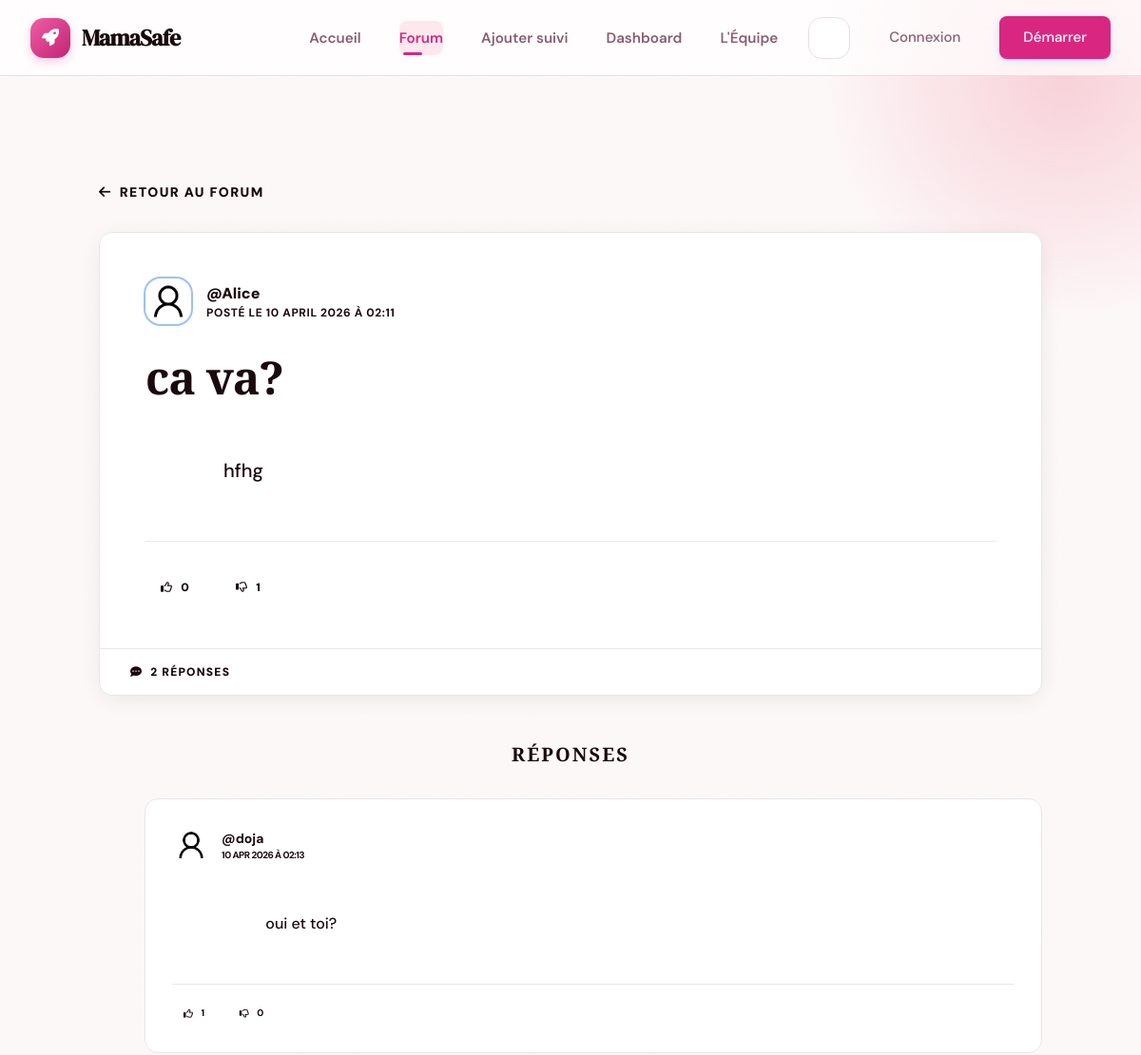
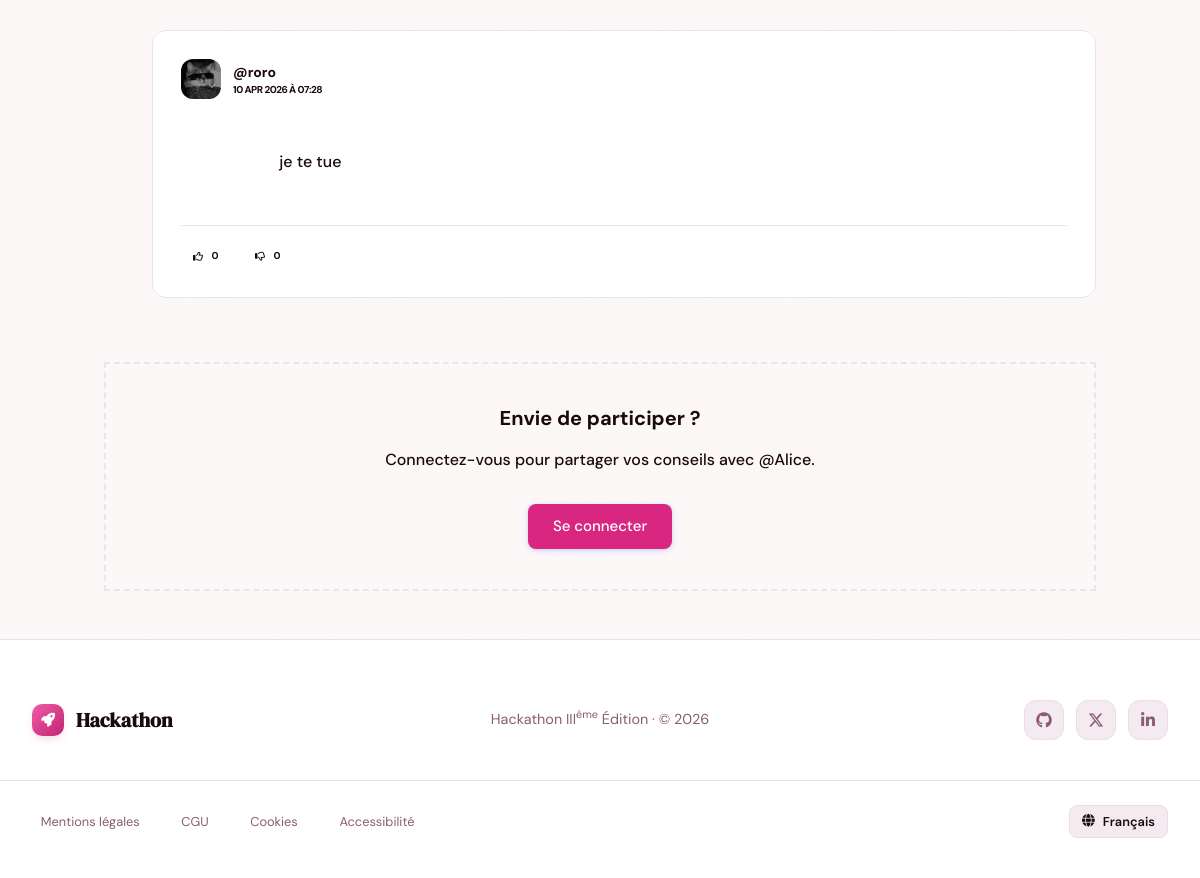
The page /forum/question/1/ on the database its author committed (2 pictures, top to bottom).
### forum/models.py (models this page shows, shortened)
class Question(models.Model):
    user = models.ForeignKey(
        settings.AUTH_USER_MODEL,
        on_delete=models.CASCADE,
        related_name='questions'
    )
    title = models.CharField(max_length=255)
    content = models.TextField()
    image = models.ImageField(upload_to='forum/questions/', blank=True, null=True)
    likes = models.ManyToManyField(settings.AUTH_USER_MODEL, related_name='liked_questions', blank=True)
    dislikes = models.ManyToManyField(settings.AUTH_USER_MODEL, related_name='disliked_questions', blank=True)
    created_at = models.DateTimeField(auto_now_add=True)
    updated_at = models.DateTimeField(auto_now=True)
    class Meta:
        ordering = ['-created_at']
    def total_likes(self):
        return self.likes.count()
    def total_dislikes(self):
        return self.dislikes.count()

class Answer(models.Model):
    user = models.ForeignKey(
        settings.AUTH_USER_MODEL,
        on_delete=models.CASCADE,
        related_name='answers'
    )
    question = models.ForeignKey(
        Question,
        on_delete=models.CASCADE,
        related_name='answers'
    )
    content = models.TextField()
    image = models.ImageField(upload_to='forum/answers/', blank=True, null=True)
    likes = models.ManyToManyField(settings.AUTH_USER_MODEL, related_name='liked_answers', blank=True)
    dislikes = models.ManyToManyField(settings.AUTH_USER_MODEL, related_name='disliked_answers', blank=True)
    created_at = models.DateTimeField(auto_now_add=True)
    updated_at = models.DateTimeField(auto_now=True)
    class Meta:
        ordering = ['created_at']
    def total_likes(self):
        return self.likes.count()
    def total_dislikes(self):
        return self.dislikes.count()

### Users/models.py (models this page shows, shortened)
class User(AbstractUser):
    GROUPE_SANGUIN_CHOIX = [
        ('A+', 'A+'), ('A-', 'A-'),
        ('B+', 'B+'), ('B-', 'B-'),
        ('AB+', 'AB+'), ('AB-', 'AB-'),
        ('O+', 'O+'), ('O-', 'O-'),
    ]
    is_admin_user = models.BooleanField(default=False)
    is_customer = models.BooleanField(default=True)
    age = models.PositiveIntegerField(null=True, blank=True, help_text="25")
    date_dernieres_regles = models.DateField(null=True, blank=True, help_text="Date des dernières règles)")
    date_prevue_accouchement = models.DateField(null=True, blank=True)
    taille = models.PositiveIntegerField(null=True, blank=True, help_text="En cm")
    poids_initial = models.FloatField(null=True, blank=True, help_text="En kg")
    groupe_sanguin = models.CharField(
        null=True,
        blank=True,
        max_length=5,
        choices=GROUPE_SANGUIN_CHOIX
    )
    antecedents_medicaux = models.TextField(null=True, blank=True)
    nombre_grossesses_precedentes = models.PositiveIntegerField(default=0, blank=True)
    photo = models.ImageField(
        upload_to="profile_pictures/",
        default="profile_pictures/default.png",
        blank=True,
        null=True,
    )

### forum/views.py (the view)
# urls.py: path('question/<int:pk>/', views.question_detail, name='question_detail'),
def question_detail(request, pk):
    question = get_object_or_404(Question, pk=pk)
    answers = question.answers.all().select_related('user')
    if request.method == 'POST' and request.user.is_authenticated:
        form = AnswerForm(request.POST, request.FILES)
        if form.is_valid():
            answer = form.save(commit=False)
            answer.user = request.user
            answer.question = question
            answer.save()
            if question.user != request.user:
                Notification.objects.create(
                    user=question.user,
                    title="Nouvelle réponse",
                    message=f"{request.user.username} a répondu à votre question : {question.title}",
                    url=reverse('forum:question_detail', args=[question.pk])
                )
            return redirect('forum:question_detail', pk=pk)
    else:
        form = AnswerForm()
    return render(request, 'forum/question_detail.html', {
        'question': question,
        'answers': answers,
        'form': form
    })

### templates/forum/question_detail.html (shortened to what this page needs)
{% extends 'Base/base.html' %}
{% block content %}
<div class="container mx-auto px-4 py-12 max-w-5xl">
    <a href="{% url 'forum:question_list' %}" class="inline-flex items-center gap-2 text-sm font-black uppercase tracking-widest text-primary hover:text-ink transition-colors mb-8 group">
        <i class="fas fa-arrow-left transition-transform group-hover:-translate-x-1"></i>
        Retour au forum
    </a>
    <div class="cool-card !p-0 overflow-hidden mb-12 shadow-xl border-t-4 border-t-primary">
        <div class="p-8 md:p-12">
            <div class="flex flex-wrap items-center gap-4 mb-8">
                {% if question.user.photo %}
                    <img src="{{ question.user.photo.url }}" class="w-12 h-12 rounded-2xl object-cover ring-2 ring-paper" alt="{{ question.user.username }}">
                {% else %}
                    <div class="w-12 h-12 rounded-2xl bg-grad-primary flex items-center justify-center text-white font-bold">
                        {{ question.user.username|first|upper }}
                    </div>
                {% endif %}
                <div>
                    <span class="block font-black text-ink">@{{ question.user.username }}</span>
                    <span class="text-xs font-bold text-ink-muted uppercase tracking-wider">Posté le {{ question.created_at|date:"d F Y à H:i" }}</span>
                </div>
            </div>
            <h1 class="text-3xl md:text-5xl font-black text-ink mb-8 leading-tight tracking-tight">
                {{ question.title }}
            </h1>
            <div class="prose prose-pink max-w-none text-ink/80 text-lg md:text-xl leading-relaxed whitespace-pre-wrap font-medium mb-8">
                {{ question.content }}
            </div>
            <div class="flex items-center gap-4 mt-8 pt-8 border-t border-line">
                <a href="{% url 'forum:like_question' question.pk %}" class="flex items-center gap-2 px-4 py-2 rounded-xl {% if user in question.likes.all %}bg-primary text-white shadow-lg{% else %}bg-surface-2 text-ink-muted hover:bg-line{% endif %} transition-all font-black text-xs uppercase tracking-widest">
                    <i class="{% if user in question.likes.all %}fas{% else %}far{% endif %} fa-thumbs-up"></i>
                    {{ question.total_likes }}
                </a>
                <a href="{% url 'forum:dislike_question' question.pk %}" class="flex items-center gap-2 px-4 py-2 rounded-xl {% if user in question.dislikes.all %}bg-ink text-white shadow-lg{% else %}bg-surface-2 text-ink-muted hover:bg-line{% endif %} transition-all font-black text-xs uppercase tracking-widest">
                    <i class="{% if user in question.dislikes.all %}fas{% else %}far{% endif %} fa-thumbs-down"></i>
                    {{ question.total_dislikes }}
                </a>
            </div>
        </div>
        <div class="bg-surface-2 px-8 py-4 border-t border-line flex items-center gap-6">
            <span class="text-xs font-black uppercase tracking-widest text-ink-muted flex items-center gap-2">
                <i class="fas fa-comment-dots text-primary"></i>
                {{ answers.count }} Réponse{{ answers.count|pluralize }}
            </span>
        </div>
    </div>
    <div class="flex items-center gap-4 mb-8">
        <div class="h-px flex-grow bg-line"></div>
        <h3 class="text-xl font-black text-ink uppercase tracking-widest">Réponses</h3>
        <div class="h-px flex-grow bg-line"></div>
    </div>
    <div class="space-y-8 mb-16">
        {% for answer in answers %}
            <div class="relative pl-8 md:pl-12">
                <div class="absolute left-0 top-0 bottom-0 w-1 bg-grad-primary opacity-20 rounded-full"></div>
                <div class="cool-card group hover:border-primary/20 transition-all">
                    <div class="flex items-center justify-between mb-6">
                        <div class="flex items-center gap-3">
                            {% if answer.user.photo %}
                                <img src="{{ answer.user.photo.url }}" class="w-10 h-10 rounded-xl object-cover" alt="{{ answer.user.username }}">
                            {% else %}
                                <div class="w-10 h-10 rounded-xl bg-surface-2 flex items-center justify-center text-ink font-bold">
                                    {{ answer.user.username|first|upper }}
                                </div>
                            {% endif %}
                            <div>
                                <span class="block font-bold text-ink text-sm">@{{ answer.user.username }}</span>
                                <span class="text-[10px] font-bold text-ink-muted uppercase tracking-tighter">{{ answer.created_at|date:"d M Y à H:i" }}</span>
                            </div>
                        </div>
                    </div>
                    <div class="text-ink-muted leading-relaxed whitespace-pre-wrap font-medium mb-6">
                        {{ answer.content }}
                    </div>
                    <div class="flex items-center gap-3 pt-4 border-t border-line/50">
                        <a href="{% url 'forum:like_answer' answer.pk %}" class="flex items-center gap-2 px-3 py-1.5 rounded-lg {% if user in answer.likes.all %}bg-primary text-white shadow-md{% else %}bg-surface-2 text-ink-muted hover:bg-line{% endif %} transition-all font-bold text-[10px] uppercase tracking-wider">
                            <i class="{% if user in answer.likes.all %}fas{% else %}far{% endif %} fa-thumbs-up"></i>
                            {{ answer.total_likes }}
                        </a>
                        <a href="{% url 'forum:dislike_answer' answer.pk %}" class="flex items-center gap-2 px-3 py-1.5 rounded-lg {% if user in answer.dislikes.all %}bg-ink text-white shadow-md{% else %}bg-surface-2 text-ink-muted hover:bg-line{% endif %} transition-all font-bold text-[10px] uppercase tracking-wider">
                            <i class="{% if user in answer.dislikes.all %}fas{% else %}far{% endif %} fa-thumbs-down"></i>
                            {{ answer.total_dislikes }}
                        </a>
                    </div>
                </div>
            </div>
        {% empty %}
            <div class="text-center py-16 bg-surface-2 rounded-3xl border-2 border-dashed border-line">
                <p class="text-ink-muted font-bold italic">Soyez la première personne à apporter une réponse !</p>
            </div>
        {% endfor %}
    </div>
    {% if user.is_authenticated %}
        <div class="cool-card shadow-2xl border-2 border-primary/10 relative overflow-hidden">
            <div class="absolute top-0 right-0 p-4 opacity-5">
                <i class="fas fa-reply text-6xl"></i>
            </div>
            <h3 class="text-2xl font-black text-ink mb-8 flex items-center gap-3">
                <span class="w-10 h-10 rounded-xl bg-primary text-white flex items-center justify-center text-sm shadow-lg">
                    <i class="fas fa-pen"></i>
                </span>
                Votre contribution
            </h3>
            <form method="POST" class="space-y-6" enctype="multipart/form-data">
                {% csrf_token %}
                <div class="relative">
                    {{ form.content }}
                    {% if form.content.errors %}
                        {% for error in form.content.errors %}
                            <p class="text-error text-xs font-black uppercase mt-2 italic">{{ error }}</p>
                        {% endfor %}
                    {% endif %}
                </div>
                <div class="space-y-2">
                    <label for="{{ form.image.id_for_label }}" class="text-[10px] font-black uppercase tracking-widest text-ink-muted">
                        Ajouter une photo ou un fichier
                    </label>
                    {{ form.image }}
                    {% if form.image.errors %}
                        {% for error in form.image.errors %}
                            <p class="text-error text-xs font-black uppercase mt-2 italic">{{ error }}</p>
                        {% endfor %}
                    {% endif %}
                </div>
                <div class="flex justify-end">
                    <button type="submit" class="btn btn-primary btn-lg shadow-xl hover:scale-105 active:scale-95 transition-all">
                        <i class="fas fa-paper-plane"></i>
                        Publier ma réponse
                    </button>
                </div>
            </form>
        </div>
    {% else %}
        <div class="glass-card p-10 text-center border-2 border-dashed border-primary/20">
            <h4 class="text-xl font-bold text-ink mb-4">Envie de participer ?</h4>
            <p class="text-ink-muted mb-8 font-medium">Connectez-vous pour partager vos conseils avec @{{ question.user.username }}.</p>
            <a href="{% url 'users:connexion' %}?next={{ request.path }}" class="btn btn-primary">Se connecter</a>
        </div>
    {% endif %}
</div>
{% endblock %}

### rows shown on the page
Question: user.photo (placeholder picture), user.username "Alice", created_at "10 APRIL 2026 À 02:11", title "ca va?", content "hfhg", total_likes "0", total_dislikes "1"
Answer: user.photo (placeholder picture), user.username "doja", created_at "10 APR 2026 À 02:13", content "oui et toi?", total_likes "1", total_dislikes "0"
Answer: user.photo (picture), user.username "roro", created_at "10 APR 2026 À 07:28", content "je te tue", total_likes "0", total_dislikes "0"

### other values the page prints
{{ answers.count }} "2"
